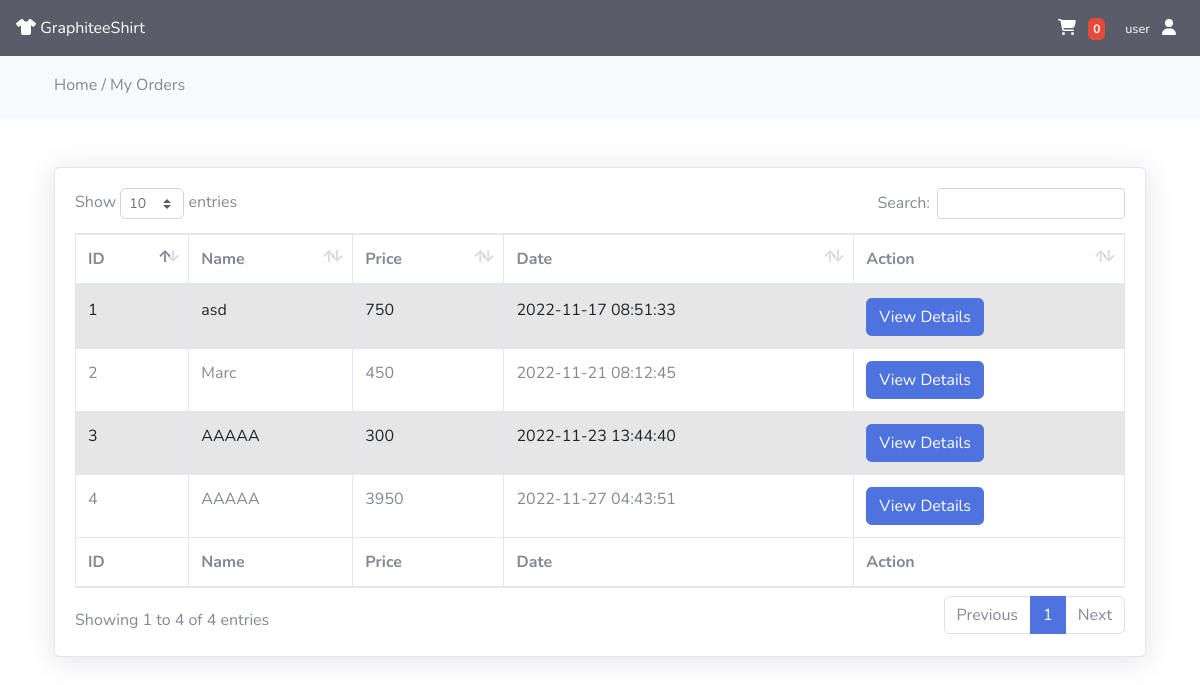
Before: /my-orders.php (signed in) with the older database file.
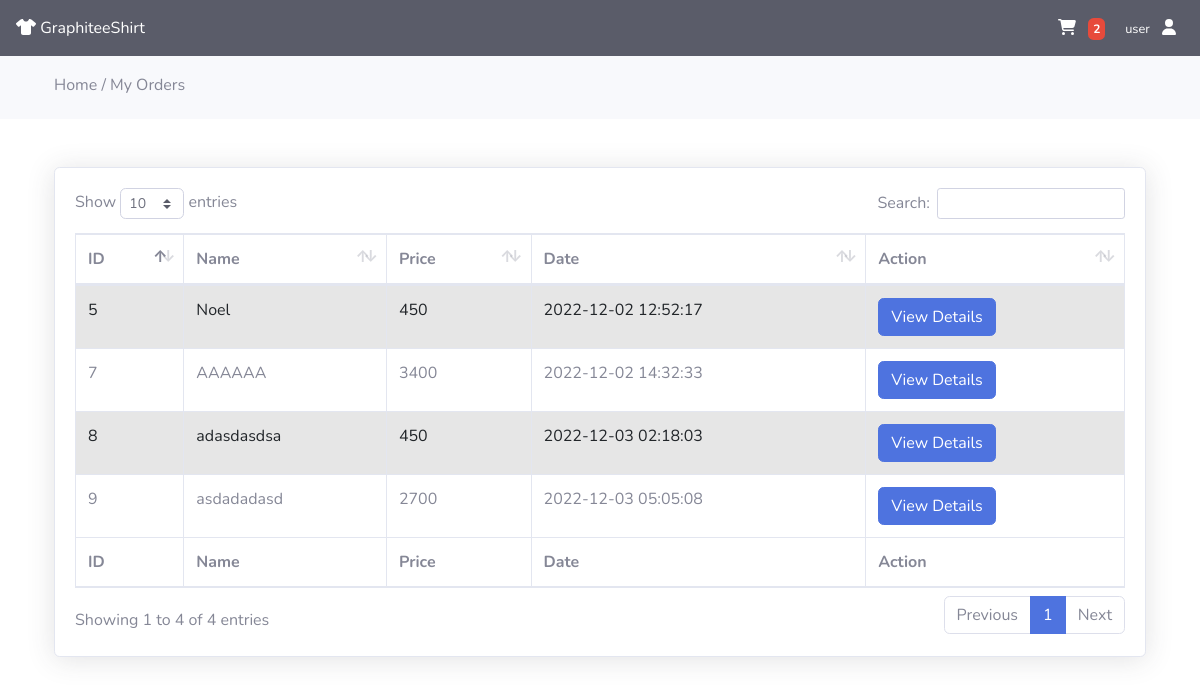
After: the same page with the newer database file.
### tables this page shows
CREATE TABLE `orders` (
  `id` int(11) NOT NULL,
  `tracking_id` varchar(255) NOT NULL,
  `user_id` int(255) NOT NULL,
  `name` varchar(255) NOT NULL,
  `email` varchar(255) NOT NULL,
  `phone` varchar(255) NOT NULL,
  `address` mediumtext NOT NULL,
  `pincode` int(255) NOT NULL,
  `total_price` int(255) NOT NULL,
  `payment_mode` varchar(255) NOT NULL,
  `payment_id` varchar(255) DEFAULT NULL,
  `status` tinyint(4) NOT NULL DEFAULT 0,
  `comments` varchar(255) DEFAULT NULL,
  `proof_of_payment` varchar(250) DEFAULT NULL,
  `created_at` timestamp NOT NULL DEFAULT current_timestamp()
);

### classes/connectiondb.php (called while the page is built, shortened)
<?php
class connection
{
    protected function connect()
    {
        try {
            $servername = "localhost";
            $username = "root";
            $password = "";
            $conn = new PDO("mysql:host=$servername;dbname=ooplogin", $username, $password);
            $conn->setAttribute(PDO::ATTR_ERRMODE, PDO::ERRMODE_EXCEPTION);
            return $conn;
        } catch (PDOException $e) {
            echo "Connection failed: " . $e->getMessage();
            die();
        }
    }
}

### classes/viewproductModel.php (called while the page is built, shortened)
<?php
class viewproducts extends connection
{
    function cartCount($user_id)
    {
        $sql = "SELECT * FROM carts WHERE user_id=$user_id";
        $stmt = $this->connect()->prepare($sql);
        $stmt->execute();
        $count = $stmt->rowCount();
        return $count;
    }
    function getOrders($user_id)
    {
        $sql = "SELECT * FROM orders WHERE user_id ='$user_id' ORDER BY id DESC";
        $stmt = $this->connect()->prepare($sql);
        $stmt->execute();
        return $stmt;
    }
}

### my-orders.php (the view, shortened to what the changed rows need)
<?php
if (!isset($_SESSION["userid"])) {
    $style = "style='display:none;'";
    $toggle = "";
} else {
    $style = "style='display:inline;'";
    include "classes/connectiondb.php";
    include "classes/viewproductModel.php";
    $count = new viewproducts();
    $cartCount = $count->cartCount($_SESSION["userid"]);
}
?>
<!DOCTYPE html>
<html lang="en">
<head>
    <link href="https://cdn.jsdelivr.net/npm/bootstrap@5.2.0/dist/css/bootstrap.min.css" rel="stylesheet">
    <link href="vendors/fontawesome-free/css/all.min.css" rel="stylesheet" type="text/css">
    <link href="dashboard/css/sb-admin-2.min.css" rel="stylesheet">
    <link href="vendors/datatables/dataTables.bootstrap4.min.css" rel="stylesheet">
    <link rel="stylesheet" href="https://cdnjs.cloudflare.com/ajax/libs/font-awesome/6.1.2/css/all.min.css">
    <link rel="stylesheet" href="//cdn.jsdelivr.net/npm/alertifyjs@1.13.1/build/css/alertify.min.css" />
</head>
<body>
    <nav class="navbar navbar-expand navbar-light bg-dark static-top ">
        <ul class="navbar-nav ml-auto">
            <li class="nav-item dropdown no-arrow mx-1">
                <a class="nav-link dropdown-toggle" href="cart.php" id="messagesDropdown" role="button" aria-haspopup="true" aria-expanded="false">
                    <i class="fa fa-shopping-cart me-2 text-white" <?php echo $style; ?>></i>
                    <span class="badge badge-danger badge-counter" <?php echo $style; ?>><?php echo $cartCount; ?></span>
                </a>
            </li>
        </ul>
    </nav>
    <div class="row">
        <div class="py-5">
            <div class="container">
                <div class="card card-body shadow">
                    <div class="row">
                        <div class="col-md-12">
                            <table id="dataTable" class="table table-bordered table-striped" style="width:100%">
                                <thead class="">
                                    <tr>
                                        <th>ID</th>
                                        <th>Name</th>
                                        <th>Price</th>
                                        <th>Date</th>
                                        <th>Action</th>
                                    </tr>
                                </thead>
                                <tbody>
                                    <?php
                                    $user_id = $_SESSION["userid"];
                                    $order = new viewproducts();
                                    $orderData = $order->getOrders($user_id);
                                    if ($orderData->rowCount() > 0) {
                                        foreach ($orderData as $items) {
                                    ?>
                                            <tr>
                                                <td> <?= $items['id']; ?> </td>
                                                <td> <?= $items['name']; ?> </td>
                                                <td> <?= $items['total_price']; ?> </td>
                                                <td> <?= $items['created_at']; ?> </td>
                                                <td>
                                                    <a href="view-order.php?t=<?= $items['tracking_id']; ?> " class="btn btn-primary "> View Details </a>
                                                </td>
                                            </tr>
                                        <?php
                                        }
                                    } else {
                                        ?>
                                    <?php
                                    }
                                    ?>
                                </tbody>
                                <tfoot>
                                    <tr>
                                        <th>ID</th>
                                        <th>Name</th>
                                        <th>Price</th>
                                        <th>Date</th>
                                        <th>Action</th>
                                    </tr>
                                </tfoot>
                            </table>
                        </div>
                    </div>
                </div>
            </div>
        </div>
</body>
</html>

Changed rows visible on the page:
removed orders: id "4", name "AAAAA", total_price "3950", created_at "2022-11-27 04:43:51"
removed orders: id "3", name "AAAAA", total_price "300", created_at "2022-11-23 13:44:40"
removed orders: id "2", name "Marc", total_price "450", created_at "2022-11-21 08:12:45"
removed orders: id "1", name "asd", total_price "750", created_at "2022-11-17 08:51:33"
added orders: id "9", name "asdadadasd", total_price "2700", created_at "2022-12-03 05:05:08"
added orders: id "8", name "adasdasdsa", total_price "450", created_at "2022-12-03 02:18:03"
added orders: id "7", name "AAAAAA", total_price "3400", created_at "2022-12-02 14:32:33"
added orders: id "5", name "Noel", total_price "450", created_at "2022-12-02 12:52:17"
Other visible differences:
$cartCount: "0" → "2"
